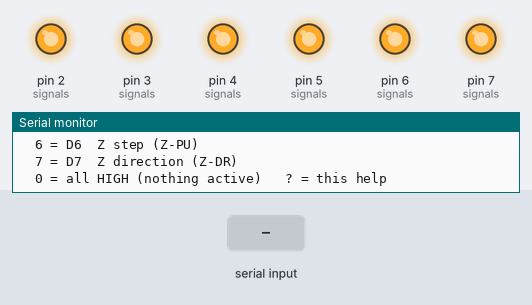
Simulated run of this sketch. Board: Arduino Nano, built with avr-gcc and run on an emulated ATmega328P. Shown: output pins drawn as LEDs (lit = HIGH), the last lines printed to the serial monitor. Inputs (shaded band) come from the test bench.

Above: at 1.2 s.
1.3 s: "90,45\n" received over Serial
At 1.9 s:
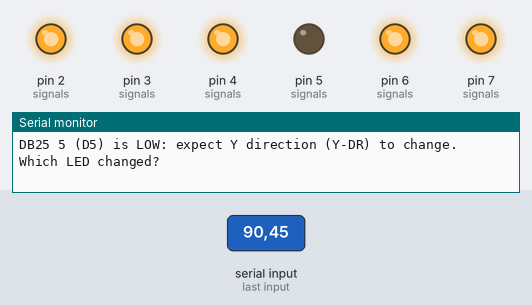
2.8 s: "0" received over Serial
At 3.7 s:
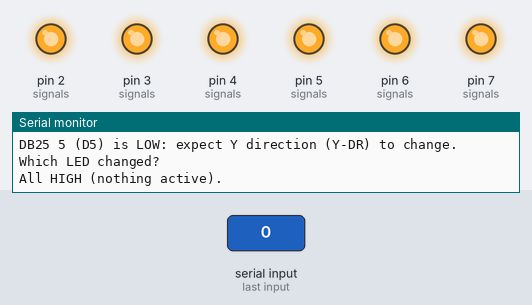
4.3 s: "5\n" received over Serial
At 4.9 s:
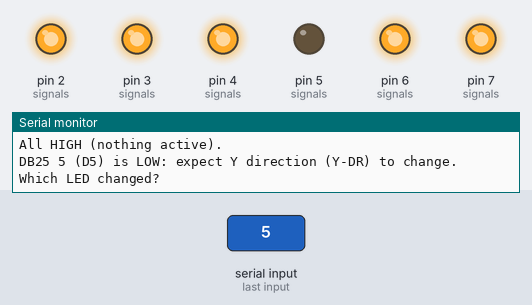
Timing chart, 0 to 7.3 s (numbered marks = the images above; inputs shaded):
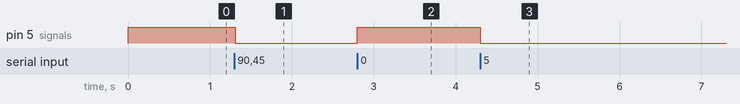

Measured:
- after the input at 1.3 s, pin 5 (signals): HIGH → LOW at once
- after the input at 2.8 s, pin 5 (signals): LOW → HIGH at once
- after the input at 4.3 s, pin 5 (signals): HIGH → LOW at once

The sketch:

keypress_test.ino
```cpp
// Keypress LED test for the Nano -> DB25 wiring, as wired straight across
// (Nano D2-D7 to DB25 holes 2-7). Note: standard GRBL expects X/Y/Z step on D2/D3/D4
// and X/Y/Z direction on D5/D6/D7, so this wiring needs changing before GRBL runs.
//
// Type a DB25 hole number (2-7) in Serial Monitor and press Enter: that hole goes LOW
// and stays LOW, and every other hole goes back HIGH. Watch which board LED changes.
// Type the same number again, or 0, to put everything back HIGH.
//
//   DB25 2  X step       <- D2
//   DB25 3  X direction  <- D3
//   DB25 4  Y step       <- D4
//   DB25 5  Y direction  <- D5
//   DB25 6  Z step       <- D6
//   DB25 7  Z direction  <- D7
//   DB25 18 ground       <- GND
//
// Run it with the motor cables unplugged (unplug them with the box off).
// Serial Monitor: 115200 baud.

struct Signal {
  uint8_t nanoPin;
  uint8_t db25Pin;
  const char *name;
};

const Signal signals[] = {
  {2, 2, "X step (X-PU)"},
  {3, 3, "X direction (X-DR)"},
  {4, 4, "Y step (Y-PU)"},
  {5, 5, "Y direction (Y-DR)"},
  {6, 6, "Z step (Z-PU)"},
  {7, 7, "Z direction (Z-DR)"},
};
const uint8_t SIGNAL_COUNT = sizeof(signals) / sizeof(signals[0]);

int8_t activeIndex = -1;  // which signal is LOW, -1 = none

void printHelp() {
  Serial.println(F("--- Keypress LED test ---"));
  Serial.println(F("Type a DB25 hole number and press Enter:"));
  for (uint8_t i = 0; i < SIGNAL_COUNT; i++) {
    Serial.print(F("  "));
    Serial.print(signals[i].db25Pin);
    Serial.print(F(" = D"));
    Serial.print(signals[i].nanoPin);
    Serial.print(F("  "));
    Serial.println(signals[i].name);
  }
  Serial.println(F("  0 = all HIGH (nothing active)   ? = this help"));
}

void allHigh() {
  for (uint8_t i = 0; i < SIGNAL_COUNT; i++) {
    digitalWrite(signals[i].nanoPin, HIGH);
  }
  activeIndex = -1;
}

void selectHole(uint8_t hole) {
  for (uint8_t i = 0; i < SIGNAL_COUNT; i++) {
    if (signals[i].db25Pin != hole) continue;

    if (activeIndex == i) {
      allHigh();
      Serial.println(F("All HIGH (nothing active)."));
      return;
    }
    allHigh();
    digitalWrite(signals[i].nanoPin, LOW);
    activeIndex = i;
    Serial.print(F("DB25 "));
    Serial.print(hole);
    Serial.print(F(" (D"));
    Serial.print(signals[i].nanoPin);
    Serial.print(F(") is LOW: expect "));
    Serial.print(signals[i].name);
    Serial.println(F(" to change. Which LED changed?"));
    return;
  }

  Serial.print(F("DB25 "));
  Serial.print(hole);
  Serial.println(F(" isn't wired in this test. Use 2-7, or 0 for all HIGH."));
}

void setup() {
  Serial.begin(115200);
  for (uint8_t i = 0; i < SIGNAL_COUNT; i++) {
    // Write HIGH before switching to output so the pin never glitches LOW at startup.
    digitalWrite(signals[i].nanoPin, HIGH);
    pinMode(signals[i].nanoPin, OUTPUT);
  }
  printHelp();
}

void loop() {
  while (Serial.available()) {
    char c = Serial.read();
    if (c >= '1' && c <= '9') {
      selectHole(c - '0');
    } else if (c == '0') {
      allHigh();
      Serial.println(F("All HIGH (nothing active)."));
    } else if (c == '?') {
      printHelp();
    }
  }
}
```
